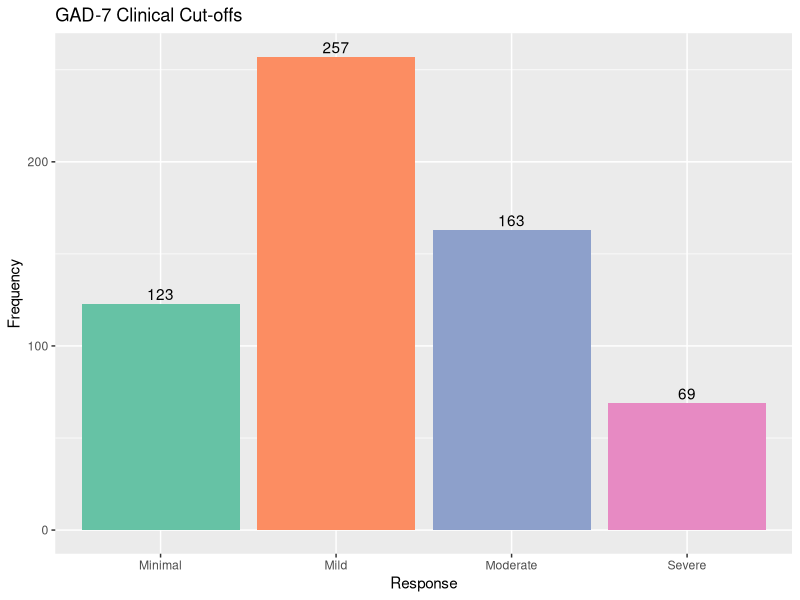
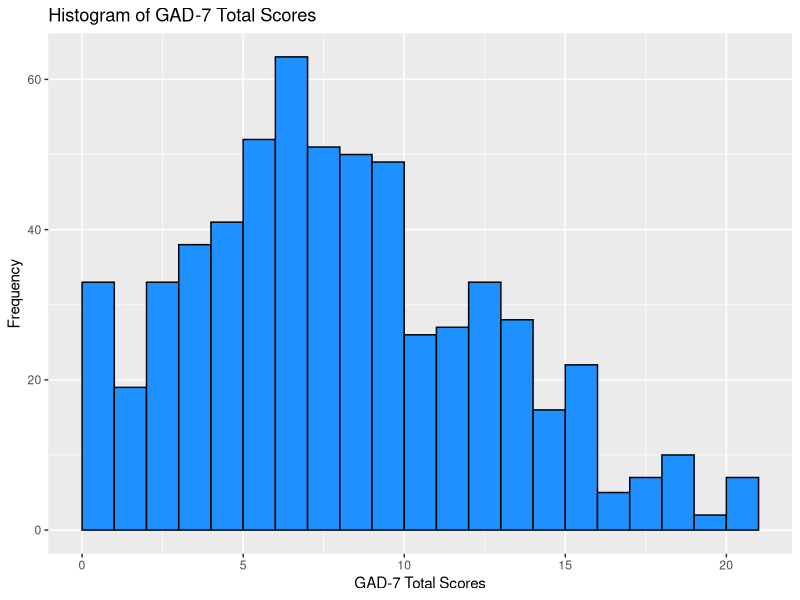
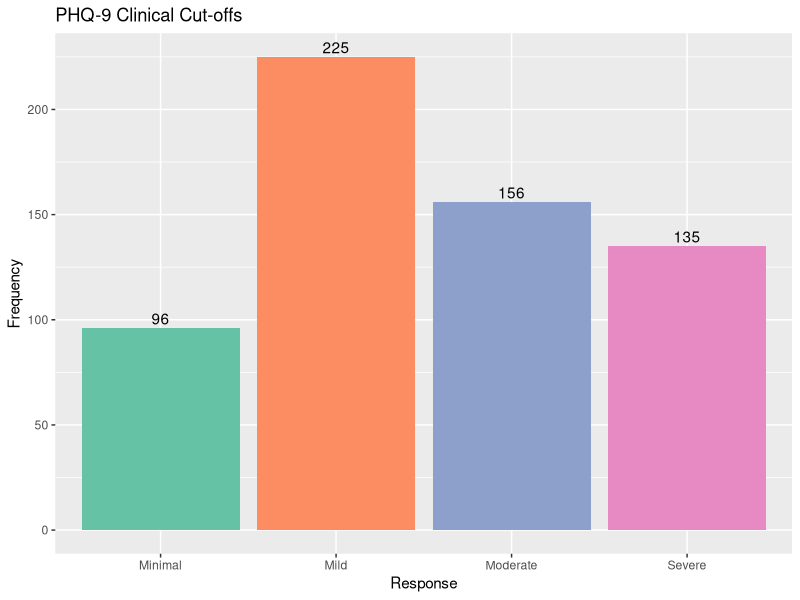
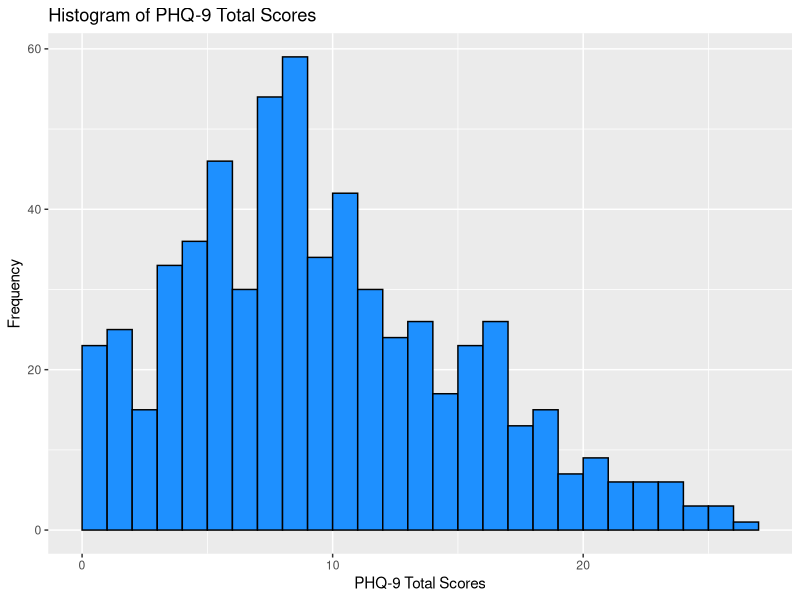
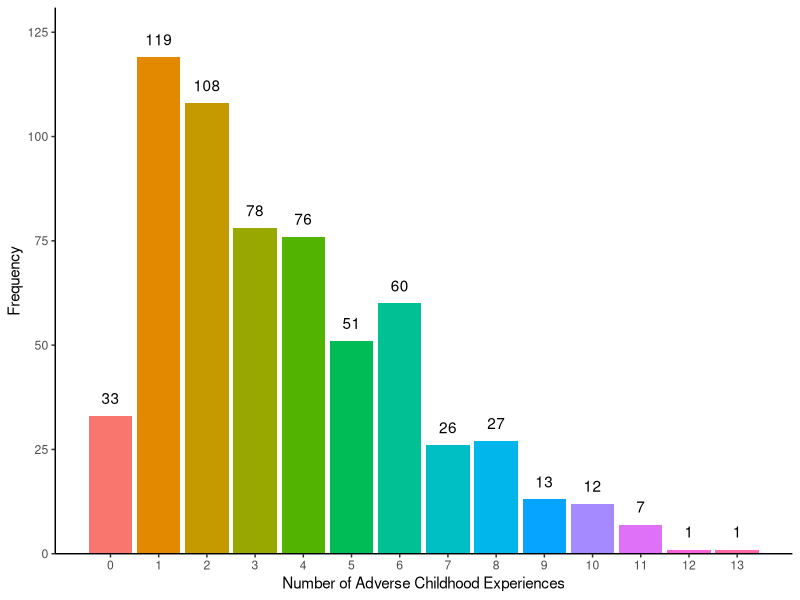
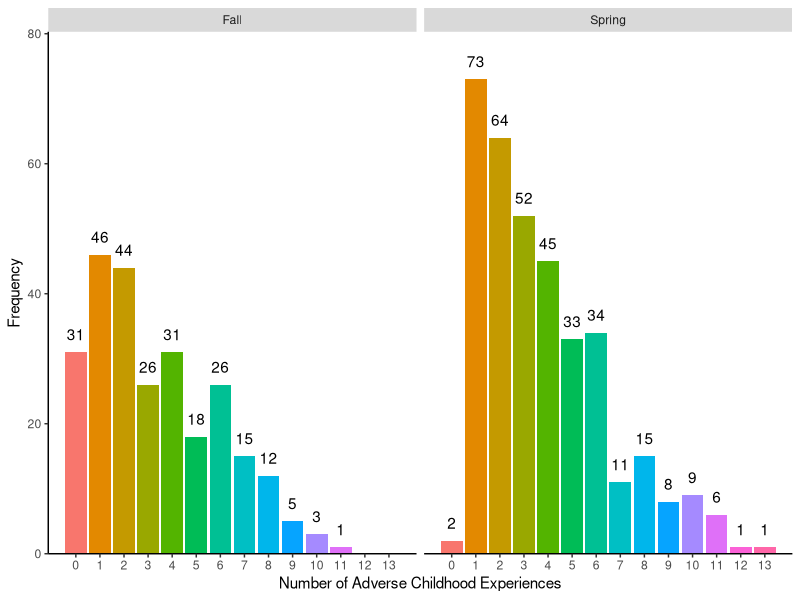
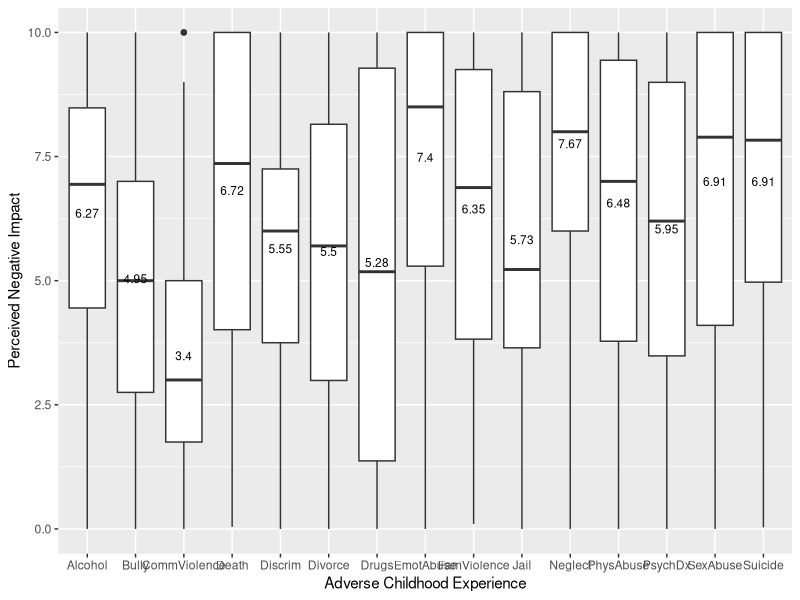
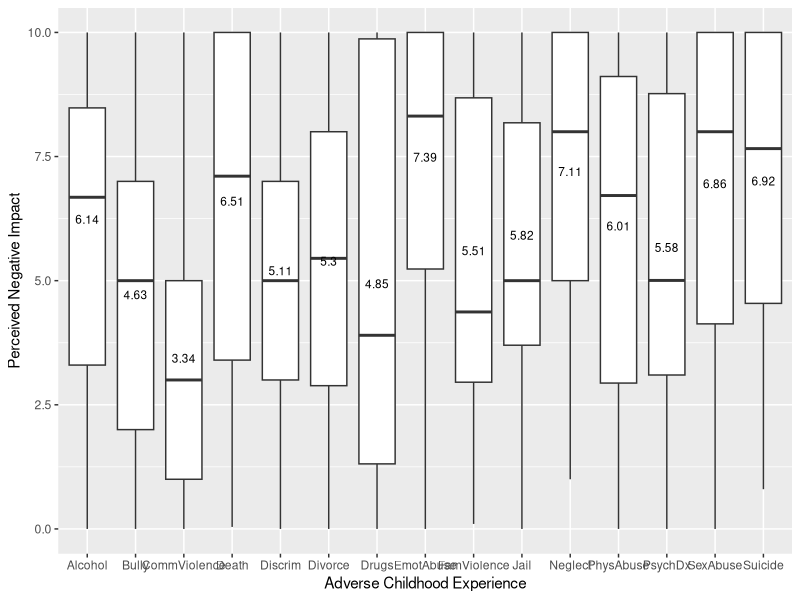

Write the R code that produced these figures, in order. (Note: this script raises an error after producing the figures.)
################################################################################
# ACEs, Identity & Morality (AIM) Study
# Data Preparation and QC
# Author: David W. Sosnowski
# Email: dsosnow1@jhu.edu
# Manuscript: Perceived Negative Effects of Adverse Childhood Experiences as a 
# Predictor of Depressive and Anxiety Symptoms Among College Students
################################################################################

getwd()

### Load necessary packages
library( tidyverse )

### Load data
fall <- read_csv( "AIM_data_fall.csv" )
spring <- read_csv( "AIM_data_spring.csv" )

### Prep fall data for merging
### Subset necessary variables
names( fall )
fall2 <- fall %>% select( ID, Duration.M, Age, Sex, Race1, Race2, Race3, Race4, 
                          Race5, Race6, Race7, Race8, Race_Other, ses1, ses2, 
                          ACE1.1, ACE1.5, ACE2.1, ACE2.5, ACE3.1, ACE3.5, 
                          ACE4.1, ACE4.5, ACE5.1, ACE5.5, ACE6.1, ACE6.5, 
                          ACE7.1, ACE7.5, ACE8.1, ACE8.5, ACE9.1, ACE9.5, 
                          ACE10.1, ACE10.5, ACE11.1, ACE11.5, ACE12.1, ACE12.5,
                          ACE13.1, ACE13.5, ACE14.1, ACE14.5, ACE15.1, ACE15.5,
                          GAD1, GAD2, GAD3, GAD4, GAD5, GAD6, GAD7, PHQ1, PHQ2,
                          PHQ3, PHQ4, PHQ5, PHQ6, PHQ7, PHQ8, PHQ9 )

### Recode sex
fall2$m0f1 <- ifelse( fall2$Sex == 2, 0, fall2$Sex )
table( fall2$m0f1, exclude = NULL )
#  0 (male)   1 (female)
#    65           196 

### Recode race
# 1 (Alaskan, Hawaiian, or American Native )
# 2 (Latina/o/x, Chicana/o, Hispanic, or Spanish Origin)
# 3 (African or Caribbean)
# 4 (Middle Eastern or West Asian)
# 5 (East Asian)
# 6 (Pacific Islander)
# 7 (Caucasian or European American)
# 8 (other) - most responses were Black/African American
fall2$Race.b <- ifelse( fall2$Race7 == 1 & is.na( fall2$Race1 ) & is.na( fall2$Race2 ) & is.na( fall2$Race3 ) & 
                           is.na( fall2$Race4 ) & is.na( fall2$Race5 ) & is.na( fall2$Race6 ) & is.na( fall2$Race8 ), 1, 0 )
table( fall2$Race.b, exclude = NULL )
#  0 (other)   1 (Caucasian/European American)
#     174         87 

### Recode ACEs to 0 = No, 1 = Yes
fall2$ACE1.1 <- ifelse( fall2$ACE1.1 == 5, 1, 0 )
fall2$ACE2.1 <- ifelse( fall2$ACE2.1 == 5, 1, 0 )
fall2$ACE3.1 <- ifelse( fall2$ACE3.1 == 5, 1, 0 )
fall2$ACE4.1 <- ifelse( fall2$ACE4.1 == 5, 1, 0 )
fall2$ACE5.1 <- ifelse( fall2$ACE5.1 == 5, 1, 0 )
fall2$ACE6.1 <- ifelse( fall2$ACE6.1 == 5, 1, 0 )
fall2$ACE7.1 <- ifelse( fall2$ACE7.1 == 5, 1, 0 )
fall2$ACE8.1 <- ifelse( fall2$ACE8.1 == 5, 1, 0 )
fall2$ACE9.1 <- ifelse( fall2$ACE9.1 == 5, 1, 0 )
fall2$ACE10.1 <- ifelse( fall2$ACE10.1 == 5, 1, 0 )
fall2$ACE11.1 <- ifelse( fall2$ACE11.1 == 5, 1, 0 )
fall2$ACE12.1 <- ifelse( fall2$ACE12.1 == 23, 1, 0 )
fall2$ACE13.1 <- ifelse( fall2$ACE13.1 == 1, 1, 0 )
fall2$ACE14.1 <- ifelse( fall2$ACE14.1 == 1, 1, 0 )
fall2$ACE15.1 <- ifelse( fall2$ACE15.1 == 23, 1, 0 )

### Create cohort variable for merging
fall2$cohort <- 1


### Prep spring data for merging
### Subset necessary variables
names( spring )
spring2 <- spring %>% select( ID, Duration.M, Age, Sex, Race1, Race2, Race3, Race4, 
                          Race5, Race6, Race7, Race8, Race_Other, ses1, ses2, 
                          ACE1.1, ACE1.5, ACE2.1, ACE2.5, ACE3.1, ACE3.5, 
                          ACE4.1, ACE4.5, ACE5.1, ACE5.5, ACE6.1, ACE6.5, 
                          ACE7.1, ACE7.5, ACE8.1, ACE8.5, ACE9.1, ACE9.5, 
                          ACE10.1, ACE10.5, ACE11.1, ACE11.5, ACE12.1, ACE12.5,
                          ACE13.1, ACE13.5, ACE14.1, ACE14.5, ACE15.1, ACE15.5,
                          GAD1, GAD2, GAD3, GAD4, GAD5, GAD6, GAD7, PHQ1, PHQ2,
                          PHQ3, PHQ4, PHQ5, PHQ6, PHQ7, PHQ8, PHQ9, COVID1,
                          COVID2, COVID3, COVID4, COVID5, COVID6, COVID7, 
                          COVID8, COVID9 )

### Recode sex
spring2$m0f1 <- ifelse( spring2$Sex == 2, 0, spring2$Sex )
table( spring2$m0f1, exclude = NULL )
#  0 (male)   1 (female)
#    85           279 

### Recode race (see codes above)
spring2$Race.b <- ifelse( spring2$Race7 == 1 & is.na( spring2$Race1 ) & is.na( spring2$Race2 ) & is.na( spring2$Race3 ) & 
                          is.na( spring2$Race4 ) & is.na( spring2$Race5 ) & is.na( spring2$Race6 ) & is.na( spring2$Race8 ), 1, 0 )
table( spring2$Race.b, exclude = NULL )
#  0 (other)   1 (Caucasian/European American)
#     257         107 

### Recode ACEs
spring2$ACE1.1 <- ifelse( spring2$ACE1.1 == 5, 1, 0 )
spring2$ACE2.1 <- ifelse( spring2$ACE2.1 == 5, 1, 0 )
spring2$ACE3.1 <- ifelse( spring2$ACE3.1 == 5, 1, 0 )
spring2$ACE4.1 <- ifelse( spring2$ACE4.1 == 5, 1, 0 )
spring2$ACE5.1 <- ifelse( spring2$ACE5.1 == 5, 1, 0 )
spring2$ACE6.1 <- ifelse( spring2$ACE6.1 == 5, 1, 0 )
spring2$ACE7.1 <- ifelse( spring2$ACE7.1 == 5, 1, 0 )
spring2$ACE8.1 <- ifelse( spring2$ACE8.1 == 5, 1, 0 )
spring2$ACE9.1 <- ifelse( spring2$ACE9.1 == 5, 1, 0 )
spring2$ACE10.1 <- ifelse( spring2$ACE10.1 == 5, 1, 0 )
spring2$ACE11.1 <- ifelse( spring2$ACE11.1 == 5, 1, 0 )
spring2$ACE12.1 <- ifelse( spring2$ACE12.1 == 23, 1, 0 )
spring2$ACE13.1 <- ifelse( spring2$ACE13.1 == 1, 1, 0 )
spring2$ACE14.1 <- ifelse( spring2$ACE14.1 == 1, 1, 0 )
spring2$ACE15.1 <- ifelse( spring2$ACE15.1 == 24, 1, 0 )

### Create cohort variable for merging
spring2$cohort <- 2

### Merge tibbles
df1 <- bind_rows( fall2[ 1:261, 1:64 ], spring2[ 1:364, 1:73 ] )

### Clean up environment
rm( list = c( "fall", "fall2", "spring", "spring2" ) )

# Study specific variables ready for QC #
################################################################################


#################################
## Participant inclusion check ##
#################################

### Check for and remove older (i.e. non-traditional) college students
table( df1$Age ) 

### Remove individuals over age 24 (n = 13)
### Justification: 25+ traditionally used to define "non-traditional" college students 
### See: (https://nces.ed.gov/pubs/web/97578e.asp)
df1 <- df1[ which( df1$Age < 25 ), ]

### Look at study duration
psych::describe( df1$Duration.M )
### Long study duration for some participants, but that's OK
### However, may want to conduct sensitivity analysis
### excluding those who took <= 20 (?) minutes
sum( df1$Duration.M > 20 )


################################################################################

###################################
##   Cleaning outcome variables  ##
## Anxiety & Depressive Symptoms ##
###################################

### Create GAD-7 total scores
df1$GAD7tot <- df1$GAD1 + df1$GAD2 + df1$GAD3 + df1$GAD4 + df1$GAD5 + df1$GAD6 + df1$GAD7

### Check reliability
psych::alpha( df1[ ,c( 46:52 ) ] ) # .89

### Update GAD scoring
### Should be 4-point Likert (not at all, several days, more than half the days, every day)
### We (accidentally) have a 6-point Likert (Never, Almost never, Once in a while, Some days, Most days, Every day)
df1$GAD1.r <- ifelse( df1$GAD1 < 3, 0, df1$GAD1 )
df1$GAD1.r <- ifelse( df1$GAD1 == 3 | df1$GAD1 == 4, 1, df1$GAD1.r )
df1$GAD1.r <- ifelse( df1$GAD1 == 5, 2, df1$GAD1.r )
df1$GAD1.r <- ifelse( df1$GAD1 == 6, 3, df1$GAD1.r )

df1$GAD2.r <- ifelse( df1$GAD2 < 3, 0, df1$GAD2 )
df1$GAD2.r <- ifelse( df1$GAD2 == 3 | df1$GAD2 == 4, 1, df1$GAD2.r )
df1$GAD2.r <- ifelse( df1$GAD2 == 5, 2, df1$GAD2.r )
df1$GAD2.r <- ifelse( df1$GAD2 == 6, 3, df1$GAD2.r )

df1$GAD3.r <- ifelse( df1$GAD3 < 3, 0, df1$GAD3 )
df1$GAD3.r <- ifelse( df1$GAD3 == 3 | df1$GAD3 == 4, 1, df1$GAD3.r )
df1$GAD3.r <- ifelse( df1$GAD3 == 5, 2, df1$GAD3.r )
df1$GAD3.r <- ifelse( df1$GAD3 == 6, 3, df1$GAD3.r )

df1$GAD4.r <- ifelse( df1$GAD4 < 3, 0, df1$GAD4 )
df1$GAD4.r <- ifelse( df1$GAD4 == 3 | df1$GAD4 == 4, 1, df1$GAD4.r )
df1$GAD4.r <- ifelse( df1$GAD4 == 5, 2, df1$GAD4.r )
df1$GAD4.r <- ifelse( df1$GAD4 == 6, 3, df1$GAD4.r )

df1$GAD5.r <- ifelse( df1$GAD5 < 3, 0, df1$GAD5 )
df1$GAD5.r <- ifelse( df1$GAD5 == 3 | df1$GAD5 == 4, 1, df1$GAD5.r )
df1$GAD5.r <- ifelse( df1$GAD5 == 5, 2, df1$GAD5.r )
df1$GAD5.r <- ifelse( df1$GAD5 == 6, 3, df1$GAD5.r )

df1$GAD6.r <- ifelse( df1$GAD6 < 3, 0, df1$GAD6 )
df1$GAD6.r <- ifelse( df1$GAD6 == 3 | df1$GAD6 == 4, 1, df1$GAD6.r )
df1$GAD6.r <- ifelse( df1$GAD6 == 5, 2, df1$GAD6.r )
df1$GAD6.r <- ifelse( df1$GAD6 == 6, 3, df1$GAD6.r )

df1$GAD7.r <- ifelse( df1$GAD7 < 3, 0, df1$GAD7 )
df1$GAD7.r <- ifelse( df1$GAD7 == 3 | df1$GAD7 == 4, 1, df1$GAD7.r )
df1$GAD7.r <- ifelse( df1$GAD7 == 5, 2, df1$GAD7.r )
df1$GAD7.r <- ifelse( df1$GAD7 == 6, 3, df1$GAD7.r )

### Create revised GAD-7 total scores
df1$GAD7.rtot <- df1$GAD1.r + df1$GAD2.r + df1$GAD3.r + df1$GAD4.r + 
  df1$GAD5.r + df1$GAD6.r + df1$GAD7.r

### Check reliability
psych::alpha( df1[ ,c( 75:81 ) ] ) # .87

### Create clinical cut-offs
df1$GAD.clinical <- cut(
  df1$GAD7.rtot,
  breaks = c( 0, 5, 10, 15, Inf ),
  labels = c( "Minimal", "Mild", "Moderate", "Severe" ),
  right  = FALSE
)

table( df1$GAD.clinical )
prop.table( table( df1$GAD.clinical ) )*100

### Visualize data

#clinical cut-offs
ggplot( df1, aes( x = as.factor( GAD.clinical ), fill = as.factor( GAD.clinical ) ) ) + 
  geom_bar( ) + geom_text( stat = "count", aes( label = ..count.., vjust = -.3 ) ) +
  scale_fill_brewer( palette = "Set2" ) +
  theme( legend.position = "none" ) + ggtitle( "GAD-7 Clinical Cut-offs" ) +
  xlab( "Response" ) + ylab( "Frequency" )

#total scores (revised coding)
psych::describe( df1$GAD7.rtot )
ggplot( data = df1, aes( GAD7.rtot ) ) + geom_histogram( aes( y = ..count.. ), 
                  breaks = seq( 0, 21, by = 1 ),
                  col = "black", 
                  fill = "dodgerblue", 
                  alpha = 1 ) +
  labs( title = "Histogram of GAD-7 Total Scores", 
        x = "GAD-7 Total Scores", y = "Frequency" )


### Create PHQ-9 total scores
df1$PHQtot <- df1$PHQ1 + df1$PHQ2 + df1$PHQ3 + df1$PHQ4 + df1$PHQ5 + df1$PHQ6 + 
  df1$PHQ7 + df1$PHQ8 + df1$PHQ9

### Check reliability
psych::alpha( df1[ ,c( 53:61 ) ] ) # .90

### Update PHQ scoring
### Should be 4-point Likert (not at all, several days, more than half the days, every day)
### We (accidentally) have a 6-point Likert (Never, Almost never, Once in a while, Some days, Most days, Every day)
df1$PHQ1.r <- ifelse( df1$PHQ1 < 3, 0, df1$PHQ1 )
df1$PHQ1.r <- ifelse( df1$PHQ1 == 3 | df1$PHQ1 == 4, 1, df1$PHQ1.r )
df1$PHQ1.r <- ifelse( df1$PHQ1 == 5, 2, df1$PHQ1.r )
df1$PHQ1.r <- ifelse( df1$PHQ1 == 6, 3, df1$PHQ1.r )

df1$PHQ2.r <- ifelse( df1$PHQ2 < 3, 0, df1$PHQ2 )
df1$PHQ2.r <- ifelse( df1$PHQ2 == 3 | df1$PHQ2 == 4, 1, df1$PHQ2.r )
df1$PHQ2.r <- ifelse( df1$PHQ2 == 5, 2, df1$PHQ2.r )
df1$PHQ2.r <- ifelse( df1$PHQ2 == 6, 3, df1$PHQ2.r )

df1$PHQ3.r <- ifelse( df1$PHQ3 < 3, 0, df1$PHQ3 )
df1$PHQ3.r <- ifelse( df1$PHQ3 == 3 | df1$PHQ3 == 4, 1, df1$PHQ3.r )
df1$PHQ3.r <- ifelse( df1$PHQ3 == 5, 2, df1$PHQ3.r )
df1$PHQ3.r <- ifelse( df1$PHQ3 == 6, 3, df1$PHQ3.r )

df1$PHQ4.r <- ifelse( df1$PHQ4 < 3, 0, df1$PHQ4 )
df1$PHQ4.r <- ifelse( df1$PHQ4 == 3 | df1$PHQ4 == 4, 1, df1$PHQ4.r )
df1$PHQ4.r <- ifelse( df1$PHQ4 == 5, 2, df1$PHQ4.r )
df1$PHQ4.r <- ifelse( df1$PHQ4 == 6, 3, df1$PHQ4.r )

df1$PHQ5.r <- ifelse( df1$PHQ5 < 3, 0, df1$PHQ5 )
df1$PHQ5.r <- ifelse( df1$PHQ5 == 3 | df1$PHQ5 == 4, 1, df1$PHQ5.r )
df1$PHQ5.r <- ifelse( df1$PHQ5 == 5, 2, df1$PHQ5.r )
df1$PHQ5.r <- ifelse( df1$PHQ5 == 6, 3, df1$PHQ5.r )

df1$PHQ6.r <- ifelse( df1$PHQ6 < 3, 0, df1$PHQ6 )
df1$PHQ6.r <- ifelse( df1$PHQ6 == 3 | df1$PHQ6 == 4, 1, df1$PHQ6.r )
df1$PHQ6.r <- ifelse( df1$PHQ6 == 5, 2, df1$PHQ6.r )
df1$PHQ6.r <- ifelse( df1$PHQ6 == 6, 3, df1$PHQ6.r )

df1$PHQ7.r <- ifelse( df1$PHQ7 < 3, 0, df1$PHQ7 )
df1$PHQ7.r <- ifelse( df1$PHQ7 == 3 | df1$PHQ7 == 4, 1, df1$PHQ7.r )
df1$PHQ7.r <- ifelse( df1$PHQ7 == 5, 2, df1$PHQ7.r )
df1$PHQ7.r <- ifelse( df1$PHQ7 == 6, 3, df1$PHQ7.r )

df1$PHQ8.r <- ifelse( df1$PHQ8 < 3, 0, df1$PHQ8 )
df1$PHQ8.r <- ifelse( df1$PHQ8 == 3 | df1$PHQ8 == 4, 1, df1$PHQ8.r )
df1$PHQ8.r <- ifelse( df1$PHQ8 == 5, 2, df1$PHQ8.r )
df1$PHQ8.r <- ifelse( df1$PHQ8 == 6, 3, df1$PHQ8.r )

df1$PHQ9.r <- ifelse( df1$PHQ9 < 3, 0, df1$PHQ9 )
df1$PHQ9.r <- ifelse( df1$PHQ9 == 3 | df1$PHQ9 == 4, 1, df1$PHQ9.r )
df1$PHQ9.r <- ifelse( df1$PHQ9 == 5, 2, df1$PHQ9.r )
df1$PHQ9.r <- ifelse( df1$PHQ9 == 6, 3, df1$PHQ9.r )

### Create revised PHQ-9 total scores
df1$PHQ9.rtot <- df1$PHQ1.r + df1$PHQ2.r + df1$PHQ3.r + df1$PHQ4.r + df1$PHQ5.r + 
  df1$PHQ6.r + df1$PHQ7.r + df1$PHQ8.r + df1$PHQ9.r

### Check reliability
psych::alpha( df1[ ,c( 85:93 ) ] ) # .89

### Create clinical cut-offs
df1$PHQ.clinical <- cut(
  df1$PHQ9.rtot,
  breaks = c( 0, 5, 10, 15, Inf ),
  labels = c( "Minimal", "Mild", "Moderate", "Severe" ),
  right  = FALSE
)

table( df1$PHQ.clinical )
prop.table( table( df1$PHQ.clinical ) )*100


### Visualize data

#clinical cut-offs
ggplot( df1, aes( x = as.factor( PHQ.clinical ), fill = as.factor( PHQ.clinical ) ) ) + 
  geom_bar( ) + geom_text( stat = "count", aes( label = ..count.., vjust = -.3 ) ) +
  scale_fill_brewer( palette = "Set2" ) +
  theme( legend.position = "none" ) + ggtitle( "PHQ-9 Clinical Cut-offs" ) +
  xlab( "Response" ) + ylab( "Frequency" )

#total scores (revised coding)
psych::describe( df1$PHQ9.rtot )
ggplot( data = df1, aes( PHQ9.rtot ) ) + geom_histogram( aes( y = ..count.. ), 
                                                         breaks = seq( 0, 27, by = 1 ),
                                                         col = "black", 
                                                         fill = "dodgerblue", 
                                                         alpha = 1 ) +
  labs( title = "Histogram of PHQ-9 Total Scores", 
        x = "PHQ-9 Total Scores", y = "Frequency" )

### Are anxiety and depressive symptoms correlated?
cor.test( df1$GAD7.rtot, df1$PHQ9.rtot )
# Yes, strongly

# Outcome variables cleaned #
################################################################################


###################################
##          Predictors           ##
## Adverse Childhood Experiences ##
#   Perceived Negative Effect    ##
###################################

### Create cumulative ACE score
ACES <- df1 %>% select( ID, cohort, ACE1.1, ACE2.1, ACE3.1, ACE4.1, ACE5.1, 
                           ACE6.1, ACE7.1, ACE8.1, ACE9.1, ACE10.1, ACE11.1, 
                           ACE12.1, ACE13.1, ACE14.1, ACE15.1 )

### Create summary score
ACES$ACE.count <- rowSums( ACES[ ,3:17 ] )

### Describe ACE summary score
psych::describe( ACES$ACE.count )
table( ACES$ACE.count )

### Visualize data - full sample
ggplot( ACES, aes( x = ACE.count, fill = as.factor( ACE.count ) ) ) + geom_bar( ) +
  geom_text( stat = "count", aes( label = ..count.., vjust = -1 ) ) + 
  theme( legend.position = "none", panel.border = element_blank(), panel.grid.major = element_blank(), 
         panel.grid.minor = element_blank(), axis.line = element_line( colour = "black" ), 
         panel.background = element_rect( fill = "transparent" ), 
         plot.background = element_rect( fill = "transparent", color = NA ) ) + 
  scale_x_continuous( name = "Number of Adverse Childhood Experiences", breaks = seq( 0,13,1 ) ) + 
  scale_y_continuous( name = "Frequency", expand = expansion( mult = c( 0, .1 ) ) )


### Facet for separate cohorts
ACES$cohort <- factor( ACES$cohort, levels = c( 1, 2 ), labels = c( "Fall", "Spring" ) )
ggplot( ACES, aes( x = ACE.count, fill = as.factor( ACE.count ) ) ) + geom_bar( ) +
  geom_text( stat = "count", aes( label = ..count.., vjust = -1 ) ) + 
  theme( legend.position = "none", panel.border = element_blank(), panel.grid.major = element_blank(), 
         panel.grid.minor = element_blank(), axis.line = element_line( colour = "black" ), 
         panel.background = element_rect( fill = "transparent" ), 
         plot.background = element_rect( fill = "transparent", color = NA ) ) + 
  scale_x_continuous( name = "Number of Adverse Childhood Experiences", breaks = seq( 0,13,1 ) ) + 
  scale_y_continuous( name = "Frequency", expand = expansion( mult = c( 0, .1 ) ) ) + 
  facet_grid( . ~ cohort )

### Merge ACE data with full data set
ACES <- ACES[ ,c( 1, 18 ) ]
df2 <- merge( df1, ACES, by = "ID" )


### Look at perceptions data
ACE.percep <- df2 %>% select( ID, cohort, ACE1.5, ACE2.5, ACE3.5, ACE4.5, ACE5.5, 
                              ACE6.5, ACE7.5, ACE8.5, ACE9.5, ACE10.5, ACE11.5, 
                              ACE12.5, ACE13.5, ACE14.5, ACE15.5 )
names( ACE.percep ) <- c( "ID", "Cohort", "Alcohol", "Drugs", "PsychDx", 
                          "Suicide", "Death", "Jail", "FamViolence", "Divorce",
                          "SexAbuse", "PhysAbuse", "EmotAbuse", "Neglect",
                          "Bully", "Discrim", "CommViolence" )

### Visualize data
ACE.percep.long <- ACE.percep %>%
  pivot_longer( 3:17, names_to = "question", values_to = "response" )

library( plyr )
means.all <- ddply( ACE.percep.long, .( question ), summarise, 
                    response = mean( response, na.rm = T ) )

### Full sample
ACE.percep %>%
  pivot_longer( 3:17, names_to = "question", values_to = "response" ) %>%
  ggplot( aes( y = response, x = question ) ) +
  geom_boxplot() +
  labs( x = "Adverse Childhood Experience", y = "Perceived Negative Impact" ) +
  geom_text( data = means.all, aes( x = question, y = response, label = round( response, digits = 2 ) ), 
             size = 3, vjust = 0 )

### Fall
ACE.percep.fall <- ACE.percep[ which( ACE.percep$Cohort == 1 ), ]

ACE.percep.fall.long <- ACE.percep.fall %>%
  pivot_longer( 3:17, names_to = "question", values_to = "response" )

means.fall <- ddply( ACE.percep.fall.long, .( question ), summarise, 
                     response = mean( response, na.rm = T ) )

ACE.percep.fall %>%
  pivot_longer( 3:17, names_to = "question", values_to = "response" ) %>%
  ggplot( aes( y = response, x = question ) ) +
  geom_boxplot() +
  labs( x = "Adverse Childhood Experience", y = "Perceived Negative Impact" ) +
  geom_text( data = means.fall, aes( x = question, y = response, label = round( response, digits = 2 ) ), 
             size = 3, vjust = 0 )

### Spring
ACE.percep.spring <- ACE.percep[ which( ACE.percep$Cohort == 2 ), ]

ACE.percep.spring.long <- ACE.percep.spring %>%
  pivot_longer( 3:17, names_to = "question", values_to = "response" )

means.spring <- ddply( ACE.percep.spring.long, .( question ), summarise, 
                       response = mean( response, na.rm = T ) )

ACE.percep.spring %>%
  pivot_longer( 3:17, names_to = "question", values_to = "response" ) %>%
  ggplot( aes( y = response, x = question ) ) +
  geom_boxplot() +
  labs( x = "Adverse Childhood Experience", y = "Perceived Negative Impact" ) +
  geom_text( data = means.spring, aes( x = question, y = response, label = round( response, digits = 2 ) ), 
             size = 3, vjust = 0 )

### Create ACE perceptions score
df2$ACE.percep <- rowMeans( 
  df2[ ,c( 17,19,21,23,25,27,29,31,33,35,37,39,41,43,45 ) ], na.rm = T )
df2$ACE.percep <- ifelse( is.nan( df2$ACE.percep ), NA, df2$ACE.percep )
psych::describe( df2$ACE.percep )

### Visualize perception scores
df3 <- df2[ which( !is.na( df2$ACE.percep ) ), ] # remove NA for plotting
ggplot( df3, aes( x = ACE.percep ) ) + geom_histogram( color = "darkblue", fill = "lightblue" ) + 
  geom_vline( aes( xintercept = mean( ACE.percep ) ), color = "blue", linetype = "dashed", size = 1 )

### Facet by cohort
df3$cohort <- df3$cohort <- factor( df3$cohort, levels = c( 1, 2 ), labels = c( "Fall", "Spring" ) )
ggplot( df3, aes( x = ACE.percep ) ) + geom_histogram( color = "darkblue", fill = "lightblue" ) + 
  geom_vline( aes( xintercept = mean( ACE.percep ) ), color = "blue", linetype = "dashed", size = 1 ) +
  facet_grid( . ~ cohort )

### Clean up environment
rm( list = c( "means.all", "means.fall", "means.spring", "ACES", 
              "ACE.percep", "ACE.percep.fall", "ACE.percep.fall.long", 
              "ACE.percep.long", "ACE.percep.spring", "ACE.percep.spring.long", 
              "df1", "df3" ) )

# Predictor varialbes cleaned #
################################################################################

################
## Covariates ##
################

### Socioeconomic status (while growing up)
#In terms of finances, which of the following best describes you/your family's 
#situation prior to age 18? Would you say you/your family had:

#A lot more money than you need; A little more money than you need
#Just enough to meet your needs; Not enough to meet your needs
table( df2$ses1 )


#In terms of finances, which of the following best describes you/your family’s 
#situation prior to age 18 compared to other families?  Would you say you/your family was:

#Better off than most other families; About the same as most other families;
#Worse off than most other families
table( df2$ses2 ) 

df2$ses1.f <- factor( df2$ses1, levels = c( 1, 2, 3, 4 ), labels = c( "A lot more money than needed", 
                                                                    "A little more money than needed",
                                                                    "Just enough to meet needs",
                                                                    "Not enough to meet needs" ) )

df2$ses2.f <- factor( df2$ses2, levels = c( 1, 2, 3 ), labels = c( "Better off than most families", 
                                                                    "About the same as most families",
                                                                    "Worse off than most families" ) )

### Visualize data
ggplot( df2, aes( x = as.factor( ses1.f ), fill = as.factor( ses1.f ) ) ) + 
  geom_bar( ) + geom_text( stat = "count", aes( label = ..count.., vjust = -.3 ) ) +
  scale_fill_brewer( palette = "Set2" ) +
  theme( legend.position = "none" ) + ggtitle( "Family Finances When Growing Up" ) +
  xlab( "Response" ) + ylab( "Frequency" )

ggplot( df2, aes( x = as.factor( ses2.f ), fill = as.factor( ses2.f ) ) ) + 
  geom_bar( ) + geom_text( stat = "count", aes( label = ..count.., vjust = -.3 ) ) +
  scale_fill_brewer( palette = "Set2" ) +
  theme( legend.position = "none" ) + ggtitle( "Family Situation When Growing Up" ) +
  xlab( "Response" ) + ylab( "Frequency" )


### COVID items (available in spring cohort only)
#1. How much has the COVID-19 pandemic impacted your feelings of anxiety?
#2. How much has the COVID-19 pandemic impacted your feelings of depression?
#Response Options: Made it a lot better; Made it a little better; Didn't really change;
# Made it a little worse; Made it a lot worse

#Anxiety
table( df2$COVID5 )

#Depression
table( df2$COVID6 )

### Visualize responses
df2$COVID5.f <- factor( df2$COVID5, levels = c( 1, 2, 3, 4, 5 ), labels = c( "Made it a lot better", 
                                                                           "Made it a little better",
                                                                           "Didn't really change", 
                                                                           "Made it a little worse",
                                                                           "Made it a lot worse" ) )

df2$COVID6.f <- factor( df2$COVID6, levels = c( 1, 2, 3, 4, 5 ), labels = c( "Made it a lot better", 
                                                                           "Made it a little better",
                                                                           "Didn't really change", 
                                                                           "Made it a little worse",
                                                                           "Made it a lot worse" ) )
temp <- df2[ which( !is.na( df2$COVID5 ) ), ]

ggplot( temp, aes( x = as.factor( COVID5.f ), fill = as.factor( COVID5.f ) ) ) + 
  geom_bar( ) + geom_text( stat = "count", aes( label = ..count.., vjust = -.3 ) ) +
  scale_fill_brewer( palette = "Set2" ) +
  theme( legend.position = "none" ) + ggtitle( "COVID-19 Effects on Anxiety" ) +
  xlab( "Response" ) + ylab( "Frequency" )

ggplot( temp, aes( x = as.factor( COVID6.f ), fill = as.factor( COVID6.f ) ) ) + 
  geom_bar( ) + geom_text( stat = "count", aes( label = ..count.., vjust = -.3 ) ) +
  scale_fill_brewer( palette = "Set2" ) +
  theme( legend.position = "none" ) + ggtitle( "COVID-19 Effects on Depression" ) +
  xlab( "Response" ) + ylab( "Frequency" )

### Distributions are not as expected (i.e., very few reported worsening anxiety & depression)
### May not be able to use these variables as-is (i.e., may need to combine latter two responses)

### Clean up environment
rm( temp )

# Covariates cleaned #
################################################################################

##############################
## Extra data visualization ##
##############################

### Examine correlations among study variables
### Use revised scoring versions of PHQ9 and GAD7
library( Hmisc )

### Function for heat map
cors <- function( df ) { 
  M <- Hmisc::rcorr( as.matrix( df ) )
  Mdf <- map( M, ~data.frame( .x ) )
}

### Subset variables
corrs <- df2[ ,c( "ACE.count", "ACE.percep", "Age", "PHQ9.rtot", "GAD7.rtot",
                 "Race.b", "m0f1", "ses1", "ses2", "COVID5", "COVID6" ) ]
names( corrs ) <- c( "ACE_Score", "Perceived_Effect", "Age", "PHQ-9", "GAD-7", 
                     "Race", "Sex", "Family_Finances", "Family_Situation", 
                     "COVID_Anxiety", "COVID_Depression" )

### Generate Heatmap
cors( corrs ) %>%
  map( ~rownames_to_column( .x, var = "measure1" ) ) %>%
  # format each data set (r,P,n) long 
  map( ~pivot_longer( .x, -measure1, "measure2" ) ) %>%
  # merge our three list elements by binding the rows
  bind_rows( .id = "id" ) %>%
  pivot_wider( names_from = id, values_from = value ) %>%
  mutate( sig_p = ifelse( P <.05, T, F ), p_if_sig = ifelse( P <.05, P, NA ),
          r_if_sig = ifelse( P <.05, r, NA ) ) %>% 
  ggplot( aes( measure1, measure2, fill = r, label = round( r_if_sig, 2 ) ) ) +
  geom_tile() +
  labs( x = NULL, y = NULL, fill = "Pearson's\nCorrelation", 
        title = "Heatmap of Core Study Variables", 
        subtitle = "Only significant Pearson's correlation coefficients shown" ) + 
  scale_fill_gradient2( mid = "#FBFEF9", low = "#0C6291", high = "#A63446", 
                        limits = c( -1,1 ) ) +
  geom_text() +
  theme_classic() +
  scale_x_discrete( expand = c( 0,0 ) ) +
  scale_y_discrete( expand = c( 0,0 ) ) +
  theme( text = element_text( family = "Times", size = 12 ) ) +
  theme( axis.text.x = element_text( angle = -45, margin = margin( 0,0,0,0 ), hjust = .05, vjust = .5 ) )

### COVID anxiety and depression items, respectively, are negatively associated 
### with anxiety and depression. So, those with low anxiety & depression saw
### increases in these symptoms during COVID, but the opposite may not be true?
### Considering the distribution and availability of this item for only a portion
### of spring participants, will exclude from downstream analyses.

### Wrrite out file for analysis
write_csv( df2, file = "data_for_analysis.csv" )
